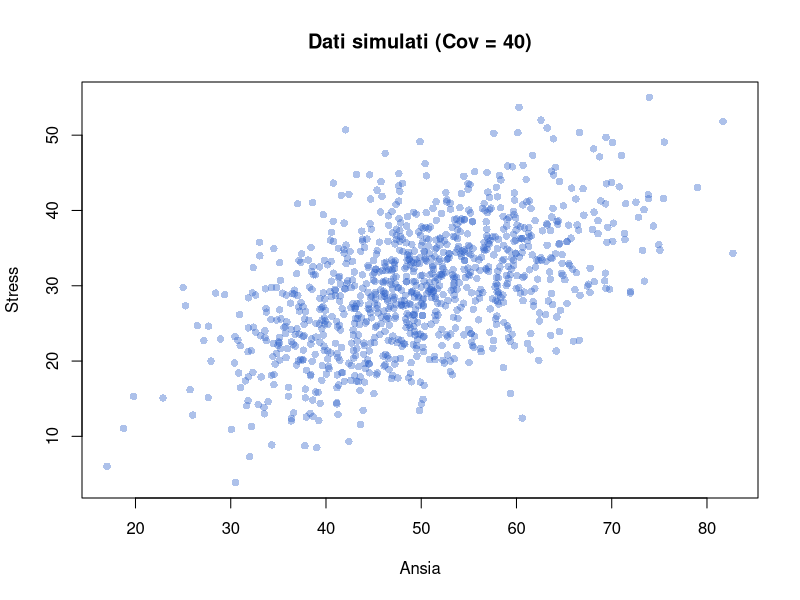
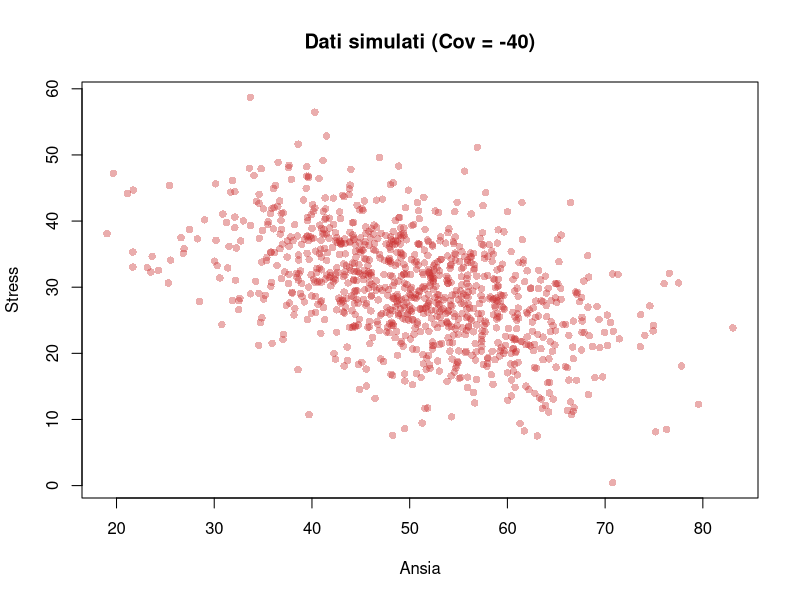
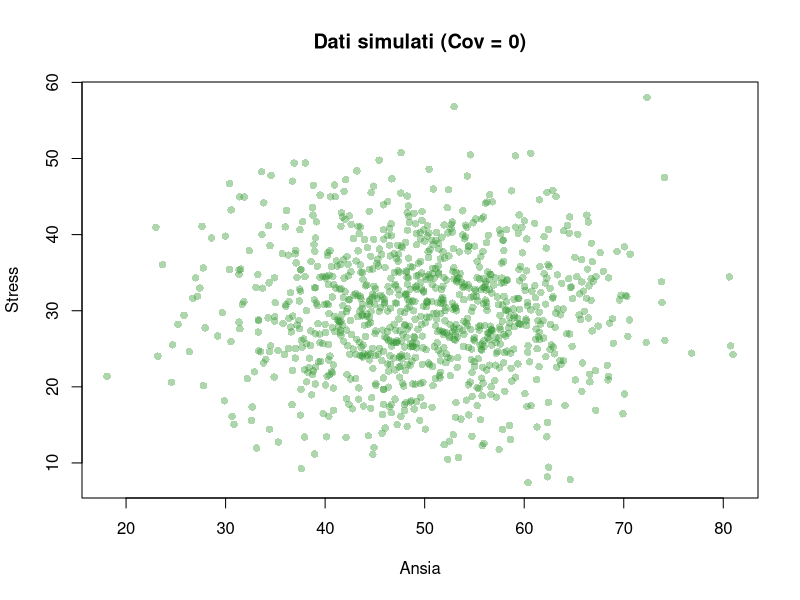
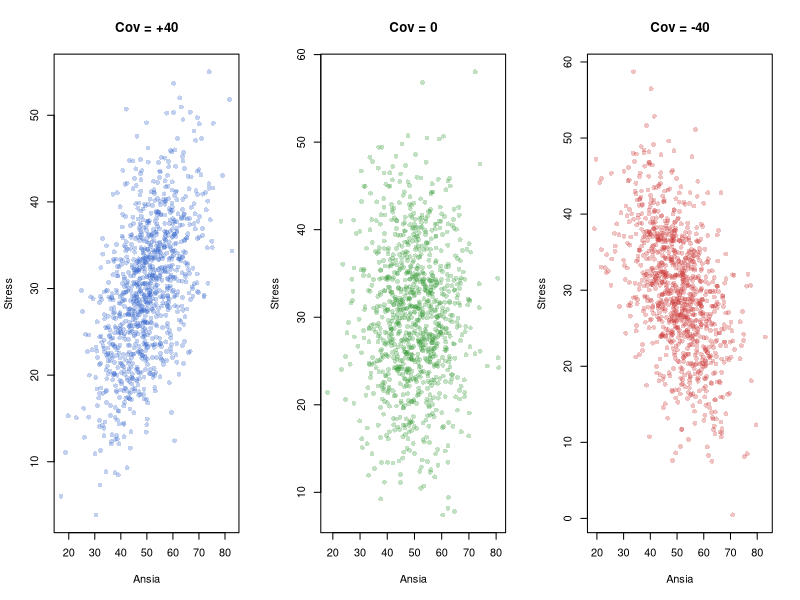
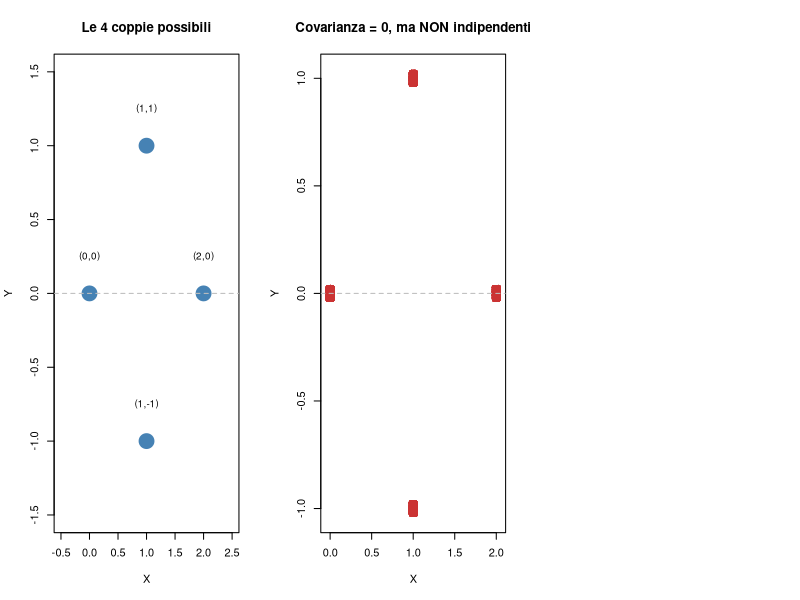
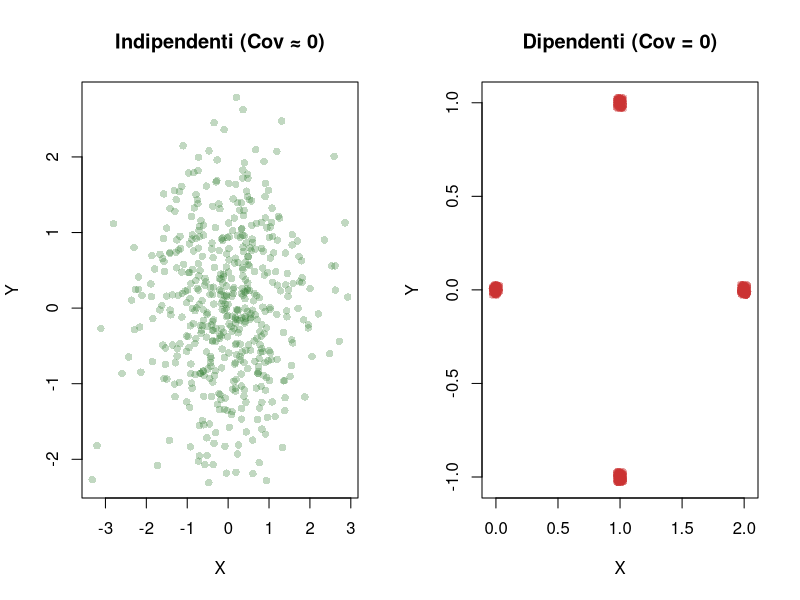
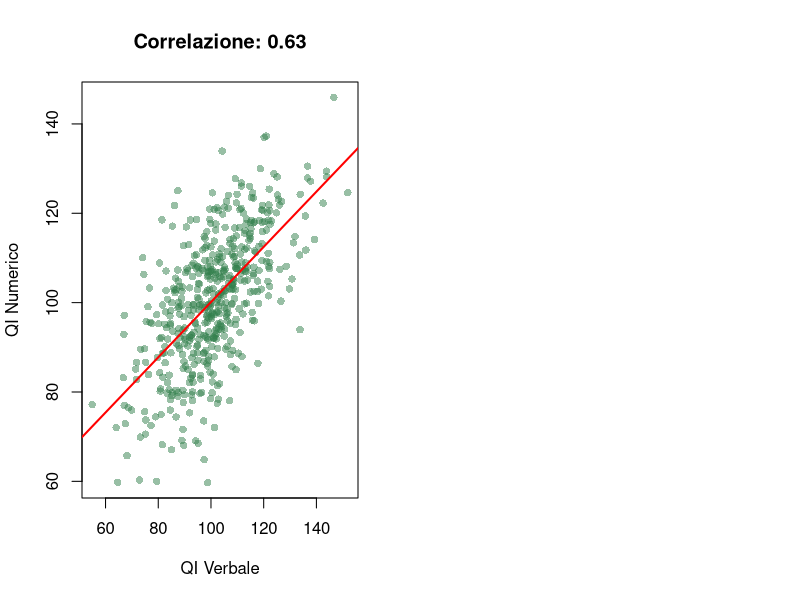

The R source for these figures, in order:
## ---- chunk 1
#| echo: false
#| output: false
library(tibble)
library(dplyr)
library(knitr)
library(kableExtra)
## ---- chunk 2
# Riga 1: X = 0
riga1 <- c(1/8, 0)

# Riga 2: X = 1
riga2 <- c(2/8, 1/8)

# Riga 3: X = 2
riga3 <- c(1/8, 2/8)

# Riga 4: X = 3
riga4 <- c(0, 1/8)
## ---- chunk 3
tabella <- rbind(riga1, riga2, riga3, riga4)
tabella
## ---- chunk 4
rownames(tabella) <- c("X=0", "X=1", "X=2", "X=3")
colnames(tabella) <- c("Y=0", "Y=1")

tabella
## ---- chunk 5
sum(tabella)
## ---- chunk 6
P_X <- rowSums(tabella)
P_X
## ---- chunk 7
P_Y <- colSums(tabella)
P_Y
## ---- chunk 8
# Valori che X può assumere
valori_X <- c(0, 1, 2, 3)

# Valori che Y può assumere
valori_Y <- c(0, 1)
## ---- chunk 9
E_X <- sum(valori_X * P_X)
E_X
## ---- chunk 10
E_Y <- sum(valori_Y * P_Y)
E_Y
## ---- chunk 11
# Per ogni cella: x * y * P(x, y)
termine_00 <- 0 * 0 * tabella["X=0", "Y=0"]  # = 0
termine_01 <- 0 * 1 * tabella["X=0", "Y=1"]  # = 0
termine_10 <- 1 * 0 * tabella["X=1", "Y=0"]  # = 0
termine_11 <- 1 * 1 * tabella["X=1", "Y=1"]  # = 1/8
termine_20 <- 2 * 0 * tabella["X=2", "Y=0"]  # = 0
termine_21 <- 2 * 1 * tabella["X=2", "Y=1"]  # = 4/8
termine_30 <- 3 * 0 * tabella["X=3", "Y=0"]  # = 0
termine_31 <- 3 * 1 * tabella["X=3", "Y=1"]  # = 3/8
## ---- chunk 12
E_XY <- termine_00 + termine_01 + termine_10 + termine_11 +
        termine_20 + termine_21 + termine_30 + termine_31
E_XY
## ---- chunk 13
# Solo i termini non nulli
E_XY <- 1 * 1 * (1/8) + 2 * 1 * (2/8) + 3 * 1 * (1/8)
E_XY
## ---- chunk 14
Cov_XY <- E_XY - E_X * E_Y
Cov_XY
## ---- chunk 15
# E(X^2): media dei quadrati
E_X2 <- sum(valori_X^2 * P_X)
E_X2
## ---- chunk 16
# Varianza
Var_X <- E_X2 - E_X^2
Var_X
## ---- chunk 17
E_Y2 <- sum(valori_Y^2 * P_Y)
Var_Y <- E_Y2 - E_Y^2
Var_Y
## ---- chunk 18
rho <- Cov_XY / sqrt(Var_X * Var_Y)
rho
## ---- chunk 19
# Probabilità congiunta (dalla tabella)
P_congiunta <- tabella["X=1", "Y=0"]
P_congiunta
## ---- chunk 20
# Prodotto delle marginali
P_prodotto <- P_X["X=1"] * P_Y["Y=0"]
P_prodotto
## ---- chunk 21
c(Congiunta = P_congiunta, Prodotto = P_prodotto)
## ---- chunk 22
# Per X = 0
P_X["X=0"] * P_Y["Y=0"]
P_X["X=0"] * P_Y["Y=1"]
## ---- chunk 23
# Per X = 1
P_X["X=1"] * P_Y["Y=0"]
P_X["X=1"] * P_Y["Y=1"]
## ---- chunk 24
# Per X = 2
P_X["X=2"] * P_Y["Y=0"]
P_X["X=2"] * P_Y["Y=1"]
## ---- chunk 25
# Numero di esperimenti
n <- 10000

# Lanciamo 3 monete per ogni esperimento
# Ogni riga: un esperimento; ogni colonna: una moneta
lanci <- matrix(sample(0:1, n * 3, replace = TRUE),
                nrow = n, ncol = 3)
## ---- chunk 26
# Prime 6 righe della matrice
head(lanci)
## ---- chunk 27
# X = somma delle 3 monete (totale teste)
X <- rowSums(lanci)

# Y = risultato della prima moneta
Y <- lanci[, 1]
## ---- chunk 28
head(X, 10)
## ---- chunk 29
# Distribuzione di X
table(X) / n
## ---- chunk 30
cov(X, Y)
## ---- chunk 31
cor(X, Y)
## ---- chunk 32
medie <- c(50, 30)
## ---- chunk 33
#       Ansia  Stress
# Ansia   100     40
# Stress   40     64

Sigma <- matrix(c(100, 40,
                   40, 64), 
                nrow = 2)
Sigma
## ---- chunk 34
library(MASS)

dati <- mvrnorm(n = 1000, mu = medie, Sigma = Sigma)
## ---- chunk 35
head(dati)
## ---- chunk 36
colnames(dati) <- c("Ansia", "Stress")
head(dati)
## ---- chunk 37
colMeans(dati)
## ---- chunk 38
cov(dati[, "Ansia"], dati[, "Stress"])
## ---- chunk 39
cov(dati)
## ---- chunk 40
Sigma
## ---- chunk 41
#| echo: false
#| fig-height: 5
plot(dati, pch = 16, col = rgb(0.2, 0.4, 0.8, 0.4),
     xlab = "Ansia", ylab = "Stress",
     main = "Dati simulati (Cov = 40)")
## ---- chunk 42
Sigma_neg <- matrix(c(100, -40,
                      -40,  64), nrow = 2)

dati_neg <- mvrnorm(n = 1000, mu = medie, Sigma = Sigma_neg)
## ---- chunk 43
#| echo: false
#| fig-height: 5
plot(dati_neg, pch = 16, col = rgb(0.8, 0.2, 0.2, 0.4),
     xlab = "Ansia", ylab = "Stress",
     main = "Dati simulati (Cov = -40)")
## ---- chunk 44
Sigma_zero <- matrix(c(100,  0,
                         0, 64), nrow = 2)

dati_ind <- mvrnorm(n = 1000, mu = medie, Sigma = Sigma_zero)
## ---- chunk 45
#| echo: false
#| fig-height: 5
plot(dati_ind, pch = 16, col = rgb(0.2, 0.6, 0.2, 0.4),
     xlab = "Ansia", ylab = "Stress",
     main = "Dati simulati (Cov = 0)")
## ---- chunk 46
#| echo: false
#| fig-height: 4
par(mfrow = c(1, 3))
plot(dati, pch = 16, col = rgb(0.2, 0.4, 0.8, 0.3),
     xlab = "Ansia", ylab = "Stress", main = "Cov = +40")
plot(dati_ind, pch = 16, col = rgb(0.2, 0.6, 0.2, 0.3),
     xlab = "Ansia", ylab = "Stress", main = "Cov = 0")
plot(dati_neg, pch = 16, col = rgb(0.8, 0.2, 0.2, 0.3),
     xlab = "Ansia", ylab = "Stress", main = "Cov = -40")
## ---- chunk 47
# Covarianza teorica
cov_teorica <- 40

# Deviazioni standard teoriche
sd_ansia <- sqrt(100)  # = 10
sd_stress <- sqrt(64)  # = 8

# Correlazione teorica
rho_teorica <- cov_teorica / (sd_ansia * sd_stress)
rho_teorica
## ---- chunk 48
cor(dati[, "Ansia"], dati[, "Stress"])
## ---- chunk 49
#| echo: false
#| fig-height: 5
plot(c(0, 1, 1, 2), c(0, 1, -1, 0), 
     pch = 19, cex = 3, col = "steelblue",
     xlim = c(-0.5, 2.5), ylim = c(-1.5, 1.5),
     xlab = "X", ylab = "Y",
     main = "Le 4 coppie possibili")
abline(h = 0, lty = 2, col = "gray")
text(c(0, 1, 1, 2), c(0, 1, -1, 0) + 0.25, 
     labels = c("(0,0)", "(1,1)", "(1,-1)", "(2,0)"), cex = 0.9)
## ---- chunk 50
n <- 10000

# 2500 copie della coppia (0, 0)
X1 <- rep(0, times = 2500)
Y1 <- rep(0, times = 2500)

# 2500 copie della coppia (1, 1)
X2 <- rep(1, times = 2500)
Y2 <- rep(1, times = 2500)
## ---- chunk 51
# 2500 copie della coppia (1, -1)
X3 <- rep(1, times = 2500)
Y3 <- rep(-1, times = 2500)

# 2500 copie della coppia (2, 0)
X4 <- rep(2, times = 2500)
Y4 <- rep(0, times = 2500)
## ---- chunk 52
X_ordinato <- c(X1, X2, X3, X4)
Y_ordinato <- c(Y1, Y2, Y3, Y4)
## ---- chunk 53
# Creiamo un ordine casuale
ordine_casuale <- sample(1:n)

# Mescoliamo X e Y con lo stesso ordine
X <- X_ordinato[ordine_casuale]
Y <- Y_ordinato[ordine_casuale]
## ---- chunk 54
#| echo: false
cat("Prime 20 coppie (X, Y):\n")
head(data.frame(X = X, Y = Y), 20)
## ---- chunk 55
table(X, Y)
## ---- chunk 56
cov(X, Y)
## ---- chunk 57
# Quante volte compare (X=0, Y=1)?
sum(X == 0 & Y == 1)
## ---- chunk 58
table(X, Y)
## ---- chunk 59
#| echo: false
#| fig-height: 5
plot(jitter(X, 0.15), jitter(Y, 0.15), 
     pch = 16, col = rgb(0.8, 0.2, 0.2, 0.3),
     xlab = "X", ylab = "Y",
     main = "Covarianza = 0, ma NON indipendenti")
abline(h = 0, lty = 2, col = "gray")
## ---- chunk 60
#| echo: false
#| fig-height: 4
par(mfrow = c(1, 2))

# Indipendenti con Cov = 0
set.seed(111)
x1 <- rnorm(500)
y1 <- rnorm(500)
plot(x1, y1, pch = 16, col = rgb(0.2, 0.5, 0.2, 0.3),
     main = "Indipendenti (Cov ≈ 0)", xlab = "X", ylab = "Y")

# Dipendenti con Cov = 0
plot(jitter(X[1:500], 0.15), jitter(Y[1:500], 0.15), 
     pch = 16, col = rgb(0.8, 0.2, 0.2, 0.3),
     main = "Dipendenti (Cov = 0)", xlab = "X", ylab = "Y")
## ---- chunk 61
#| echo: true
library(MASS)   # funzione mvrnorm()
set.seed(111)

# 1. Parametri delle due variabili
media_X <- 50
media_Y <- 50
sd_X    <- 10
sd_Y    <- 10
rho     <- 0.6

# 2. Matrice di covarianza
Sigma <- matrix(
  c(sd_X^2,        rho * sd_X * sd_Y,
    rho * sd_X * sd_Y,  sd_Y^2),
  nrow = 2
)
## ---- chunk 62
# 3. Simulazione di 10.000 osservazioni
dati <- mvrnorm(
  n = 10000,
  mu = c(media_X, media_Y),
  Sigma = Sigma
)

X <- dati[, 1]
Y <- dati[, 2]
## ---- chunk 63
var_X  <- var(X)
var_Y  <- var(Y)
cov_XY <- cov(X, Y)

c(
  Var_somma_osservata = var(X + Y),
  Var_somma_teorica   = var_X + var_Y + 2 * cov_XY
)
## ---- chunk 64
#| echo: true
library(MASS)
set.seed(222)

n <- 10000
sd_xy <- 10
## ---- chunk 65
X_ind <- rnorm(n, mean = 0, sd = sd_xy)
Y_ind <- rnorm(n, mean = 0, sd = sd_xy)

var_somma_ind <- var(X_ind + Y_ind)
var_somma_ind
## ---- chunk 66
rho <- 0.7

Sigma_corr <- matrix(
  c(sd_xy^2,        rho * sd_xy^2,
    rho * sd_xy^2,  sd_xy^2),
  nrow = 2
)

dati_corr <- mvrnorm(n, mu = c(0, 0), Sigma = Sigma_corr)

var_somma_corr <- var(dati_corr[,1] + dati_corr[,2])
var_somma_corr
## ---- chunk 67
c(
  Var_somma_indipendenti = var_somma_ind,
  Var_somma_correlati    = var_somma_corr
)
## ---- chunk 68
#| echo: true
set.seed(333)

# Matrice di covarianza
sigma_qi <- 15
rho_qi <- 0.65
cov_qi <- rho_qi * sigma_qi^2
Sigma_qi <- matrix(c(225, cov_qi, cov_qi, 225), nrow = 2)

# Simulazione
qi_dati <- mvrnorm(500, mu = c(100, 100), Sigma = Sigma_qi)
qi_verbale <- qi_dati[, 1]
qi_numerico <- qi_dati[, 2]

cat("Correlazione osservata:", cor(qi_verbale, qi_numerico), "\n")
## ---- chunk 69
#| echo: false
#| fig-height: 4.5
plot(qi_verbale, qi_numerico,
     pch = 16, col = rgb(0.2, 0.5, 0.3, 0.5),
     xlab = "QI Verbale", ylab = "QI Numerico",
     main = paste("Correlazione:", round(cor(qi_verbale, qi_numerico), 2)))
abline(lm(qi_numerico ~ qi_verbale), col = "red", lwd = 2)
